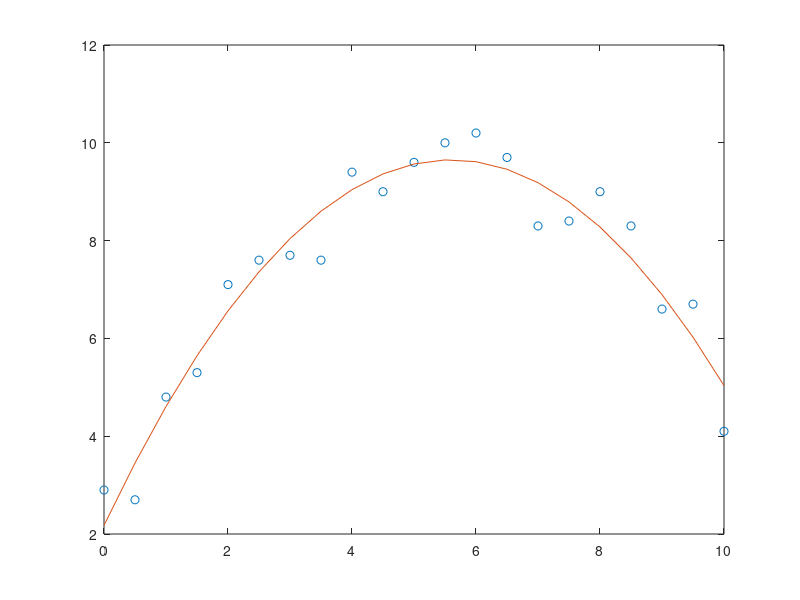

The MATLAB script that drew this image:

% input the data
Data = [0.0, 2.9;0.5, 2.7;1.0, 4.8;1.5, 5.3;2.0, 7.1;2.5, 7.6;3.0, 7.7;3.5, 7.6;4.0, 9.4;4.5, 9.0;5.0, 9.6;5.5, 10.0;6.0, 10.2;6.5, 9.7;7.0, 8.3;7.5, 8.4;8.0, 9.0;8.5, 8.3;9.0, 6.6;9.5, 6.7;10.0, 4.1];
%extract the data into matrix A
A = [Data(:,1).^2 Data(:,1) ones(size(Data,1),1)];
% extract the results
b = Data(:,2);

%apply least square estimate
x = A'*A\A'*b;

% plot the data, the result fits the data very well.
hold off
plot(Data(:,1), Data(:,2),'o'); 
hold on
plot(Data(:,1), A*x);